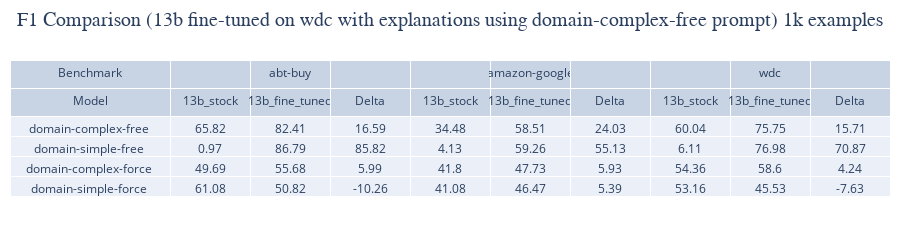

Source (notebook cell):
### Markdown cell above
## Chat GPT explanations

### Code cell
directory_path = '../results/13b/explanation/1k/2024-05-09-15-36-51_1k_explanations_gpt_with_money'

file_paths = analytics.get_all_files_in_directory(directory_path)
all_stats = analytics.calculate_fine_tuned_stats(file_paths)
df_fintuned_results = analytics.create_comparison_df(all_stats, baseline_13b_stats)


analytics.create_plotly_table(df_fintuned_results, fine_tuned_prompt="domain-complex-free", benchmark="wdc", title="F1 Comparison (13b fine-tuned on wdc with explanations using domain-complex-free prompt) 1k examples" , file_path="../plots/knowledge_transfer")

### Figure 1 — Plotly figure (JSON) as saved in the notebook; plotly's stock layout.template omitted (floating-point values rounded to 4 significant figures)
{"data": [{"cells": {"align": "center", "values": [["domain-complex-free ", "domain-simple-free ", "domain-complex-force ", "domain-simple-force "], [65.82, 0.97, 49.69, 61.08], [82.41, 86.79, 55.68, 50.82], [16.59, 85.82, 5.99, -10.26], [34.48, 4.13, 41.8, 41.08], [58.51, 59.26, 47.73, 46.47], [24.03, 55.13, 5.93, 5.39], [60.04, 6.11, 54.36, 53.16], [75.75, 76.98, 58.6, 45.53], [15.71, 70.87, 4.24, -7.63]]}, "columnwidth": [200, 100, 100, 100, 100, 100, 100, 100, 100, 100, 100, 100, 100, 100, 100, 100, 100, 100, 100], "header": {"align": "center", "values": [["Benchmark", "Model"], ["", "13b_stock"], ["abt-buy", "13b_fine_tuned"], ["", "Delta"], ["", "13b_stock"], ["amazon-google", "13b_fine_tuned"], ["", "Delta"], ["", "13b_stock"], ["wdc", "13b_fine_tuned"], ["", "Delta"]]}, "type": "table"}], "layout": {"height": 220, "margin": {"b": 0, "l": 10, "r": 10, "t": 60}, "title": {"font": {"family": "Arial", "size": 20}, "text": "F1 Comparison (13b fine-tuned on wdc with explanations using domain-complex-free prompt) 1k examples", "x": 0.5, "y": 0.95}}}
